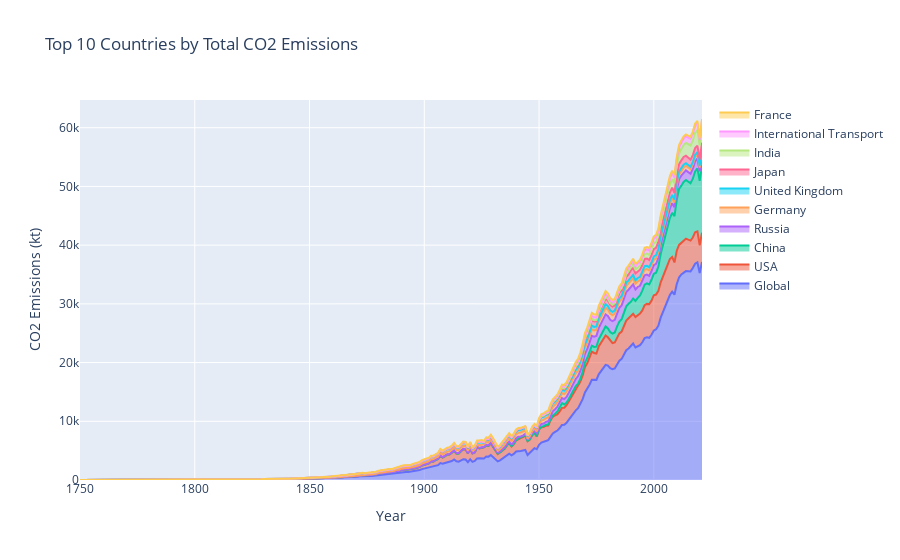
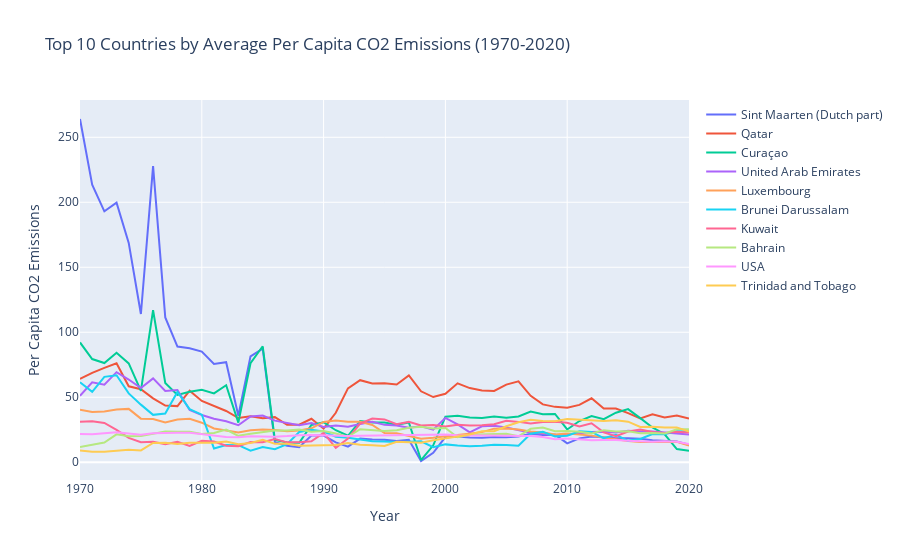

Write notebook code for charts like these, in order.
### Code cell
import pandas as pd

def load_co2_data(co2_csv_url='https://github.com/GIBDUSC/test/raw/master/CO2_emission.csv'):
    """
    Load CO2 emission data from a given URL.

    Args:
    co2_csv_url (str): CO2 emission CSV file URL.
    
    Returns:
    co2_data (pd.DataFrame): Dataframe containing the CO2 emission data.
    """
    co2_data = pd.read_csv(co2_csv_url, usecols=['Country', 'Year', 'Total', 'Per Capita'])
    return co2_data
import geopandas as gpd

def load_country_boundaries(country_geojson_url='https://raw.githubusercontent.com/deldersveld/topojson/master/world-countries.json'):
    """
    Load country boundaries GeoJSON
    
    Parameters:
    country_geojson_url (str): Country boundaries GeoJSON URL (default: 'https://raw.githubusercontent.com/deldersveld/topojson/master/world-countries.json')
    
    Returns:
    country_boundaries (GeoDataFrame): Loaded country boundaries GeoDataFrame
    """
    country_boundaries = gpd.read_file(country_geojson_url).set_crs("EPSG:3857")
    return country_boundaries
def calculate_average_per_capita(co2_data):
    """
    Calculate average per capita CO2 emission between 1970 and 2020.

    Args:
    co2_data (pd.DataFrame): Dataframe containing the CO2 emission data.
    
    Returns:
    average_per_capita_data (pd.DataFrame): Dataframe with average per capita CO2 emissions for each country.
    """

    # Filter data between 1970 and 2020
    filtered_data = co2_data[(co2_data['Year'] >= 1970) & (co2_data['Year'] <= 2020)]

    # Group data by country and compute the average per capita CO2 emissions
    average_per_capita_data = filtered_data.groupby('Country')['Per Capita'].mean().reset_index()

    return average_per_capita_data
import folium
from folium.plugins import FloatImage

def create_interactive_map(country_boundaries, average_per_capita_data):
    """
    Create interactive map with average per capita CO2 emissions.

    Args:
    country_boundaries (GeoDataFrame): Loaded country boundaries GeoDataFrame.
    average_per_capita_data (pd.DataFrame): Dataframe with average per capita CO2 emissions for each country.

    Returns:
    interactive_map (folium.Map): Interactive map visualization.
    """

    # Combine country boundaries and average per capita CO2 emissions
    merged_data = country_boundaries.merge(average_per_capita_data, how='inner', left_on='name', right_on='Country')

    # Create an interactive map with the merged data
    interactive_map = folium.Map(location=[50, 0], zoom_start=3, tiles="cartodb positron")

    choropleth = folium.Choropleth(
        geo_data=merged_data,
        name='Average Per Capita CO2 Emissions',
        data=merged_data,
        columns=['Country', 'Per Capita'],
        key_on='properties.name',
        fill_color='YlOrRd',
        fill_opacity=0.7,
        line_opacity=0.2,
        legend_name='Average Per Capita CO2 Emissions',
    ).add_to(interactive_map)

    # Add country name labels on hover
    folium.GeoJson(
        merged_data,
        style_function=lambda x: {"opacity":0},
        tooltip=folium.features.GeoJsonTooltip(fields=['Country', 'Per Capita'], labels=True, sticky=False)
    ).add_to(choropleth.geojson)

    return interactive_map
def calculate_top10_total_emissions(co2_data):
    """
    Calculate top 10 countries by total CO2 emissions.

    Args:
    co2_data (pd.DataFrame): Dataframe containing the CO2 emission data.
    
    Returns:
    top10_total_emissions (pd.DataFrame): Dataframe containing the top 10 countries by total CO2 emissions.
    """
    total_emissions = co2_data.groupby('Country')['Total'].sum().reset_index()
    top10_total_emissions = total_emissions.nlargest(10, 'Total')
    return top10_total_emissions
import pandas as pd
import plotly.graph_objs as go

def create_stacked_area_chart(co2_data):
    """
    Create stacked area chart for top 10 countries by total CO2 emissions

    Args:
    co2_data (pd.DataFrame): Dataframe containing the CO2 emission data.
    
    Returns:
    stacked_area_chart (plotly.graph_objs.Figure): Stacked area chart for top 10 countries by total CO2 emissions.
    """

    top10_total_emissions = co2_data.groupby('Country').agg({'Total': 'sum'}).nlargest(10, 'Total')
    top10_countries = top10_total_emissions.index.tolist()
    top10_co2_data = co2_data[co2_data['Country'].isin(top10_countries)]

    traces = []
    for country in top10_countries:
        country_data = top10_co2_data[top10_co2_data['Country'] == country]
        trace = go.Scatter(
            x=country_data['Year'],
            y=country_data['Total'],
            mode='lines',
            stackgroup='one',
            name=country
        )
        traces.append(trace)

    layout = go.Layout(
        title='Top 10 Countries by Total CO2 Emissions',
        xaxis=dict(title='Year'),
        yaxis=dict(title='CO2 Emissions (kt)'),
    )

    stacked_area_chart = go.Figure(data=traces, layout=layout)
    return stacked_area_chart
def calculate_top10_average_per_capita(average_per_capita_data):
    """
    Calculate top 10 countries by average per capita CO2 emissions.

    Args:
    average_per_capita_data (pd.DataFrame): Dataframe with average per capita CO2 emissions for each country.

    Returns:
    top10_average_per_capita (pd.DataFrame): Dataframe containing top 10 countries by average per capita CO2 emissions.
    """

    top10_average_per_capita = average_per_capita_data.nlargest(10, 'Per Capita').reset_index(drop=True)

    return top10_average_per_capita
import pandas as pd
import plotly.graph_objects as go

def create_line_chart(co2_data, top10_average_per_capita):
    """
    Create line chart for top 10 countries by average per capita CO2 emissions.

    Args:
    co2_data (pd.DataFrame): Dataframe containing the CO2 emission data.
    top10_average_per_capita (pd.DataFrame): Dataframe containing top 10 countries by average per capita CO2 emissions.
    
    Returns:
    line_chart (go.Figure): Line chart displaying top 10 countries by average per capita CO2 emissions between 1970 and 2020.
    """

    # Filter data between 1970 and 2020
    filtered_data = co2_data[(co2_data['Year'] >= 1970) & (co2_data['Year'] <= 2020)]

    # Filter the data for the top 10 countries
    top10_data = filtered_data[filtered_data['Country'].isin(top10_average_per_capita['Country'])]

    # Create the line chart
    line_chart = go.Figure()

    for country in top10_average_per_capita['Country']:
        country_data = top10_data[top10_data['Country'] == country]
        line_chart.add_trace(go.Scatter(x=country_data['Year'], y=country_data['Per Capita'], 
                                        mode='lines', name=country))

    # Update chart layout
    line_chart.update_layout(title='Top 10 Countries by Average Per Capita CO2 Emissions (1970-2020)',
                             xaxis_title='Year',
                             yaxis_title='Per Capita CO2 Emissions')

    return line_chart
def create_final_layout(interactive_map, stacked_area_chart, line_chart):
    """
    Create final layout with the map and two charts.

    Args:
    interactive_map (folium.Map): Interactive map visualization.
    stacked_area_chart (plotly.graph_objs.Figure): Stacked area chart for top 10 countries by total CO2 emissions.
    line_chart (go.Figure): Line chart displaying top 10 countries by average per capita CO2 emissions between 1970 and 2020.
    
    Returns:
    final_layout (dict): A dictionary containing the map and charts.
    """
    final_layout = {
        "map": interactive_map,
        "stacked_area_chart": stacked_area_chart,
        "line_chart": line_chart
    }

    return final_layout
def main():
    # Load data
    co2_data = load_co2_data()
    country_boundaries = load_country_boundaries()

    # Calculate average per capita CO2 emissions
    average_per_capita_data = calculate_average_per_capita(co2_data)

    # Create interactive map
    interactive_map = create_interactive_map(country_boundaries, average_per_capita_data)

    # Calculate top 10 total emissions and average per capita
    top10_total_emissions = calculate_top10_total_emissions(co2_data)
    top10_average_per_capita = calculate_top10_average_per_capita(average_per_capita_data)

    # Create stacked area chart and line chart
    stacked_area_chart = create_stacked_area_chart(co2_data)
    line_chart = create_line_chart(co2_data, top10_average_per_capita)

    # Create final layout
    final_layout = create_final_layout(interactive_map, stacked_area_chart, line_chart)

    # Show results
    final_layout["map"].save('map.html')
    final_layout["stacked_area_chart"].show()
    final_layout["line_chart"].show()


if __name__ == "__main__":
    main()

### Figure 1 — Plotly figure (JSON) as saved in the notebook; plotly's stock layout.template omitted (floating-point values rounded to 4 significant figures; data arrays with more than 128 entries replaced by an {"elided": "..."} marker saying what was removed)
{"data": [{"mode": "lines", "name": "Global", "stackgroup": "one", "type": "scatter", "x": {"elided": "272 int values"}, "y": {"elided": "272 float values"}}, {"mode": "lines", "name": "USA", "stackgroup": "one", "type": "scatter", "x": {"elided": "272 int values"}, "y": {"elided": "272 float values"}}, {"mode": "lines", "name": "China", "stackgroup": "one", "type": "scatter", "x": {"elided": "272 int values"}, "y": {"elided": "272 float values"}}, {"mode": "lines", "name": "Russia", "stackgroup": "one", "type": "scatter", "x": {"elided": "272 int values"}, "y": {"elided": "272 float values"}}, {"mode": "lines", "name": "Germany", "stackgroup": "one", "type": "scatter", "x": {"elided": "272 int values"}, "y": {"elided": "272 float values"}}, {"mode": "lines", "name": "United Kingdom", "stackgroup": "one", "type": "scatter", "x": {"elided": "272 int values"}, "y": {"elided": "272 float values"}}, {"mode": "lines", "name": "Japan", "stackgroup": "one", "type": "scatter", "x": {"elided": "272 int values"}, "y": {"elided": "272 float values"}}, {"mode": "lines", "name": "India", "stackgroup": "one", "type": "scatter", "x": {"elided": "272 int values"}, "y": {"elided": "272 float values"}}, {"mode": "lines", "name": "International Transport", "stackgroup": "one", "type": "scatter", "x": {"elided": "272 int values"}, "y": {"elided": "272 float values"}}, {"mode": "lines", "name": "France", "stackgroup": "one", "type": "scatter", "x": {"elided": "272 int values"}, "y": {"elided": "272 float values"}}], "layout": {"autosize": true, "title": {"text": "Top 10 Countries by Total CO2 Emissions"}, "xaxis": {"autorange": true, "range": [1750, 2021], "title": {"text": "Year"}, "type": "linear"}, "yaxis": {"autorange": true, "range": [0, 64720.0], "title": {"text": "CO2 Emissions (kt)"}, "type": "linear"}}}

### Figure 2 — Plotly figure (JSON) as saved in the notebook; plotly's stock layout.template omitted (floating-point values rounded to 4 significant figures)
{"data": [{"mode": "lines", "name": "Sint Maarten (Dutch part)", "type": "scatter", "x": [1970, 1971, 1972, 1973, 1974, 1975, 1976, 1977, 1978, 1979, 1980, 1981, 1982, 1983, 1984, 1985, 1986, 1987, 1988, 1989, 1990, 1991, 1992, 1993, 1994, 1995, 1996, 1997, 1998, 1999, 2000, 2001, 2002, 2003, 2004, 2005, 2006, 2007, 2008, 2009, 2010, 2011, 2012, 2013, 2014, 2015, 2016, 2017, 2018, 2019, 2020], "y": [264.1, 213.6, 193.1, 199.7, 168.8, 114.1, 227.9, 111.4, 88.96, 87.73, 85.11, 75.57, 76.97, 35.81, 81.5, 87.44, 15.44, 12.69, 11.59, 20.53, 20.49, 15.27, 11.97, 18.19, 17.49, 17.38, 16.36, 17.24, 0.9588, 7.241, 19.36, 19.77, 18.95, 18.78, 19.51, 19.14, 19.75, 22.01, 20.96, 21.25, 14.52, 18.37, 19.81, 18.95, 18.55, 18.5, 17.99, 16.88, 16.31, 16.03, 13.48]}, {"mode": "lines", "name": "Qatar", "type": "scatter", "x": [1970, 1971, 1972, 1973, 1974, 1975, 1976, 1977, 1978, 1979, 1980, 1981, 1982, 1983, 1984, 1985, 1986, 1987, 1988, 1989, 1990, 1991, 1992, 1993, 1994, 1995, 1996, 1997, 1998, 1999, 2000, 2001, 2002, 2003, 2004, 2005, 2006, 2007, 2008, 2009, 2010, 2011, 2012, 2013, 2014, 2015, 2016, 2017, 2018, 2019, 2020], "y": [64.08, 68.7, 72.64, 76.08, 58.44, 56.13, 49.17, 43.65, 43.18, 55.09, 47.15, 43.54, 39.46, 34.02, 35.31, 33.83, 34.7, 28.86, 28.87, 33.48, 25.84, 38.07, 56.82, 63.13, 60.53, 60.76, 59.83, 66.82, 54.6, 50.15, 52.65, 60.71, 57.07, 55.18, 54.9, 59.73, 62.26, 51.06, 44.49, 42.6, 41.97, 44.15, 49.23, 41.26, 41.34, 37.82, 33.73, 36.94, 34.42, 36.03, 33.64]}, {"mode": "lines", "name": "Curaçao", "type": "scatter", "x": [1970, 1971, 1972, 1973, 1974, 1975, 1976, 1977, 1978, 1979, 1980, 1981, 1982, 1983, 1984, 1985, 1986, 1987, 1988, 1989, 1990, 1991, 1992, 1993, 1994, 1995, 1996, 1997, 1998, 1999, 2000, 2001, 2002, 2003, 2004, 2005, 2006, 2007, 2008, 2009, 2010, 2011, 2012, 2013, 2014, 2015, 2016, 2017, 2018, 2019, 2020], "y": [92.16, 79.38, 76.33, 84.2, 76.03, 54.89, 117.0, 60.95, 51.79, 54.22, 55.7, 52.99, 59.24, 30.46, 76.15, 89.22, 17.12, 15.24, 15.04, 28.67, 30.77, 24.62, 20.37, 31.65, 30.6, 30.58, 28.93, 30.64, 1.713, 13.02, 34.99, 35.83, 34.36, 33.97, 35.15, 34.32, 35.2, 38.99, 36.9, 37.17, 25.23, 31.72, 35.6, 33.13, 38.14, 40.84, 33.97, 26.79, 21.54, 10.15, 8.842]}, {"mode": "lines", "name": "United Arab Emirates", "type": "scatter", "x": [1970, 1971, 1972, 1973, 1974, 1975, 1976, 1977, 1978, 1979, 1980, 1981, 1982, 1983, 1984, 1985, 1986, 1987, 1988, 1989, 1990, 1991, 1992, 1993, 1994, 1995, 1996, 1997, 1998, 1999, 2000, 2001, 2002, 2003, 2004, 2005, 2006, 2007, 2008, 2009, 2010, 2011, 2012, 2013, 2014, 2015, 2016, 2017, 2018, 2019, 2020], "y": [51.11, 61.44, 59.73, 69.31, 63.63, 57.13, 64.5, 54.82, 55.58, 40.23, 36.31, 33.42, 31.47, 28.46, 35.28, 35.99, 32.02, 30.11, 28.57, 30.24, 27.21, 28.22, 27.29, 29.49, 31.17, 28.76, 28.29, 26.62, 27.62, 25.03, 34.13, 29.12, 23.03, 27.7, 28.0, 26.74, 24.85, 22.69, 22.03, 20.71, 21.3, 22.51, 23.24, 23.51, 22.83, 24.27, 23.61, 23.62, 23.0, 22.63, 21.44]}, {"mode": "lines", "name": "Luxembourg", "type": "scatter", "x": [1970, 1971, 1972, 1973, 1974, 1975, 1976, 1977, 1978, 1979, 1980, 1981, 1982, 1983, 1984, 1985, 1986, 1987, 1988, 1989, 1990, 1991, 1992, 1993, 1994, 1995, 1996, 1997, 1998, 1999, 2000, 2001, 2002, 2003, 2004, 2005, 2006, 2007, 2008, 2009, 2010, 2011, 2012, 2013, 2014, 2015, 2016, 2017, 2018, 2019, 2020], "y": [40.48, 38.58, 38.99, 40.6, 41.05, 33.55, 33.33, 30.57, 32.9, 33.51, 30.44, 26.03, 24.45, 22.89, 24.62, 25.21, 24.75, 23.78, 24.37, 26.12, 31.01, 32.2, 31.19, 31.14, 28.71, 22.45, 22.27, 20.44, 18.12, 18.93, 19.99, 20.87, 22.39, 23.17, 25.84, 26.0, 25.23, 23.59, 22.89, 21.37, 22.09, 21.43, 20.48, 19.01, 17.67, 16.42, 15.58, 15.53, 15.74, 15.73, 12.84]}, {"mode": "lines", "name": "Brunei Darussalam", "type": "scatter", "x": [1970, 1971, 1972, 1973, 1974, 1975, 1976, 1977, 1978, 1979, 1980, 1981, 1982, 1983, 1984, 1985, 1986, 1987, 1988, 1989, 1990, 1991, 1992, 1993, 1994, 1995, 1996, 1997, 1998, 1999, 2000, 2001, 2002, 2003, 2004, 2005, 2006, 2007, 2008, 2009, 2010, 2011, 2012, 2013, 2014, 2015, 2016, 2017, 2018, 2019, 2020], "y": [61.52, 54.17, 65.7, 66.91, 53.0, 44.32, 36.47, 37.46, 54.11, 40.86, 36.6, 10.61, 13.28, 13.17, 8.926, 11.68, 9.996, 13.95, 23.25, 24.99, 23.63, 19.66, 18.78, 17.44, 16.06, 16.0, 15.48, 15.75, 16.11, 11.63, 13.75, 12.88, 12.24, 12.63, 13.52, 13.28, 12.71, 21.94, 23.38, 19.85, 20.35, 23.77, 23.36, 18.52, 21.19, 16.45, 17.92, 21.64, 21.52, 23.94, 23.89]}, {"mode": "lines", "name": "Kuwait", "type": "scatter", "x": [1970, 1971, 1972, 1973, 1974, 1975, 1976, 1977, 1978, 1979, 1980, 1981, 1982, 1983, 1984, 1985, 1986, 1987, 1988, 1989, 1990, 1991, 1992, 1993, 1994, 1995, 1996, 1997, 1998, 1999, 2000, 2001, 2002, 2003, 2004, 2005, 2006, 2007, 2008, 2009, 2010, 2011, 2012, 2013, 2014, 2015, 2016, 2017, 2018, 2019, 2020], "y": [31.17, 31.58, 30.22, 24.96, 18.74, 15.34, 15.79, 13.79, 15.78, 12.48, 16.48, 15.98, 12.76, 12.41, 15.59, 15.39, 17.9, 15.32, 15.42, 16.19, 22.57, 11.14, 18.29, 29.71, 33.65, 32.98, 29.3, 31.04, 28.34, 28.67, 27.59, 28.86, 28.32, 28.37, 29.31, 31.84, 31.05, 29.87, 31.04, 31.1, 30.33, 27.44, 29.98, 22.96, 20.1, 23.65, 25.17, 23.26, 22.48, 23.5, 22.88]}, {"mode": "lines", "name": "Bahrain", "type": "scatter", "x": [1970, 1971, 1972, 1973, 1974, 1975, 1976, 1977, 1978, 1979, 1980, 1981, 1982, 1983, 1984, 1985, 1986, 1987, 1988, 1989, 1990, 1991, 1992, 1993, 1994, 1995, 1996, 1997, 1998, 1999, 2000, 2001, 2002, 2003, 2004, 2005, 2006, 2007, 2008, 2009, 2010, 2011, 2012, 2013, 2014, 2015, 2016, 2017, 2018, 2019, 2020], "y": [11.64, 13.15, 15.13, 21.5, 19.96, 20.16, 21.9, 23.67, 23.45, 23.44, 21.74, 22.57, 25.14, 20.31, 21.95, 23.45, 24.44, 24.48, 25.12, 23.42, 23.98, 22.14, 19.61, 25.46, 24.87, 24.12, 24.64, 26.49, 27.31, 25.99, 26.42, 19.28, 21.2, 21.55, 21.46, 21.96, 20.0, 25.73, 26.73, 23.82, 23.96, 23.49, 22.14, 24.7, 23.57, 23.83, 22.39, 22.54, 22.04, 25.31, 25.45]}, {"mode": "lines", "name": "USA", "type": "scatter", "x": [1970, 1971, 1972, 1973, 1974, 1975, 1976, 1977, 1978, 1979, 1980, 1981, 1982, 1983, 1984, 1985, 1986, 1987, 1988, 1989, 1990, 1991, 1992, 1993, 1994, 1995, 1996, 1997, 1998, 1999, 2000, 2001, 2002, 2003, 2004, 2005, 2006, 2007, 2008, 2009, 2010, 2011, 2012, 2013, 2014, 2015, 2016, 2017, 2018, 2019, 2020], "y": [21.66, 21.51, 22.28, 23.08, 22.08, 21.2, 22.26, 22.7, 22.68, 22.72, 21.55, 20.77, 19.51, 19.23, 20.03, 19.79, 19.63, 20.12, 20.84, 20.95, 20.65, 20.13, 20.28, 20.38, 20.46, 20.43, 20.88, 20.9, 20.8, 20.81, 21.3, 20.71, 20.64, 20.67, 20.81, 20.68, 20.21, 20.27, 19.36, 17.77, 18.26, 17.67, 16.88, 17.16, 17.17, 16.56, 16.05, 15.8, 16.19, 15.73, 14.04]}, {"mode": "lines", "name": "Trinidad and Tobago", "type": "scatter", "x": [1970, 1971, 1972, 1973, 1974, 1975, 1976, 1977, 1978, 1979, 1980, 1981, 1982, 1983, 1984, 1985, 1986, 1987, 1988, 1989, 1990, 1991, 1992, 1993, 1994, 1995, 1996, 1997, 1998, 1999, 2000, 2001, 2002, 2003, 2004, 2005, 2006, 2007, 2008, 2009, 2010, 2011, 2012, 2013, 2014, 2015, 2016, 2017, 2018, 2019, 2020], "y": [9.091, 8.095, 8.13, 9.147, 9.653, 9.121, 14.9, 14.94, 13.96, 15.02, 15.0, 15.09, 15.91, 13.9, 14.77, 17.27, 14.27, 14.2, 12.72, 12.82, 13.41, 13.3, 14.86, 13.46, 13.08, 12.59, 15.81, 15.6, 14.93, 16.93, 18.16, 19.85, 21.24, 23.83, 23.93, 27.72, 30.8, 32.66, 31.66, 31.56, 33.3, 32.87, 32.28, 31.81, 32.32, 31.2, 27.15, 27.27, 26.8, 26.82, 23.55]}], "layout": {"autosize": true, "title": {"text": "Top 10 Countries by Average Per Capita CO2 Emissions (1970-2020)"}, "xaxis": {"autorange": true, "range": [1970, 2020], "title": {"text": "Year"}, "type": "linear"}, "yaxis": {"autorange": true, "range": [-13.66, 278.7], "title": {"text": "Per Capita CO2 Emissions"}, "type": "linear"}}}
